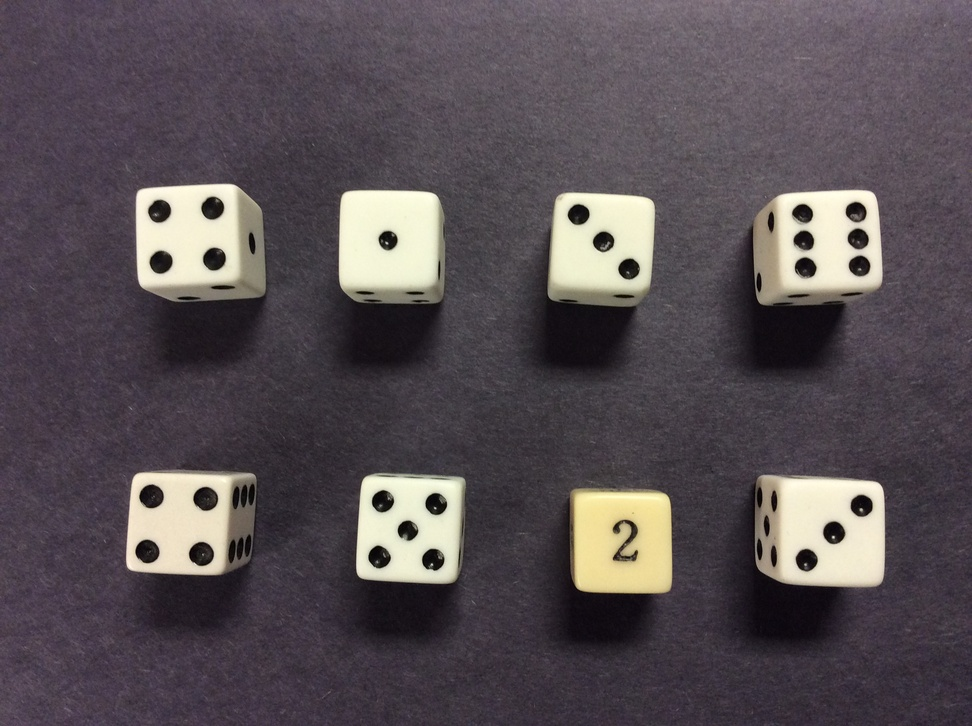
#> input picture image-processing/09-connected-components/dice-grid.jpg, 972 x 726 px, shrunk from 2592 x 1936 before the run
$ python CCA-count.py dice-grid.jpg 1.0 1.0
#> lines starting #> are read from the running program, lines starting #| are printed output that depends on the picture
"""
 * Python script count objects in an image
 *
 * usage: python CCA.py <filename> <sigma> <threshold>
"""
import sys
import numpy as np
import skimage.color
import skimage.filters
import skimage.io
import skimage.viewer
import skimage.measure
import skimage.color

# get filename, sigma, and threshold value from command line
filename = sys.argv[1]
sigma = float(sys.argv[2])
t = float(sys.argv[3])

# read and display the original image
image = skimage.io.imread(fname=filename, as_gray=True)
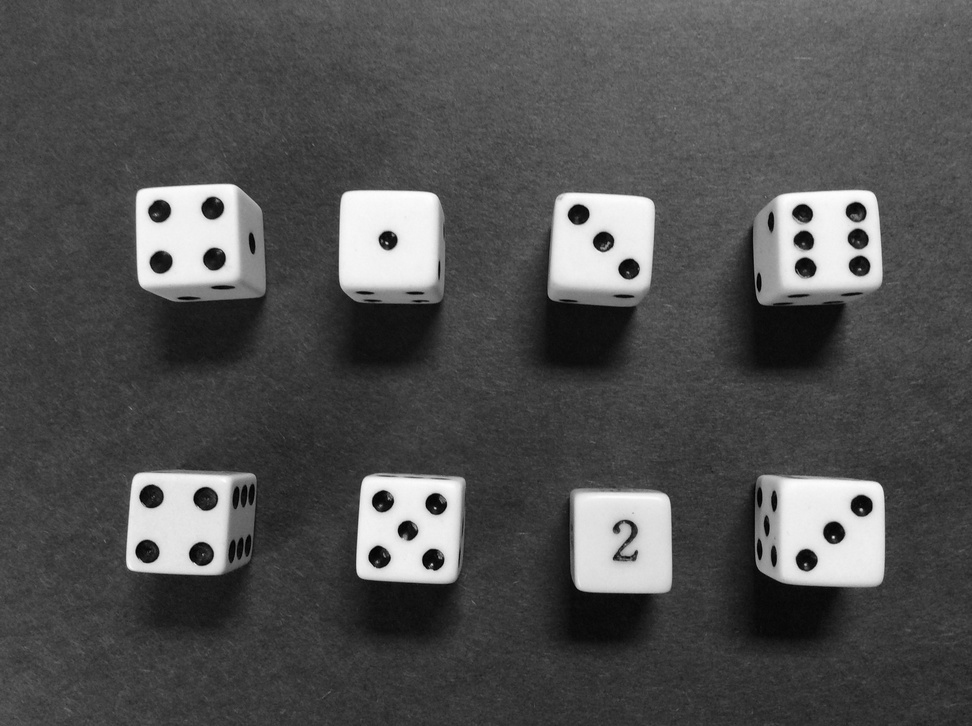
#> image: shape (726, 972) float64; min 0.000833, max 0.994, mean 0.32

# blur and grayscale before thresholding
blur = skimage.filters.gaussian(image, sigma=sigma)

# perform inverse binary thresholding
mask = blur < t
#> mask: shape (726, 972) bool; every value is 1

# Perform CCA on the mask
labeled_image, num = skimage.measure.label(mask, connectivity=2, return_num=True)
#> labeled_image: shape (726, 972) int32; every value is 1
#> num = 1

# convert the label image to color image
colored_label_image = skimage.color.label2rgb(labeled_image, bg_label=0)
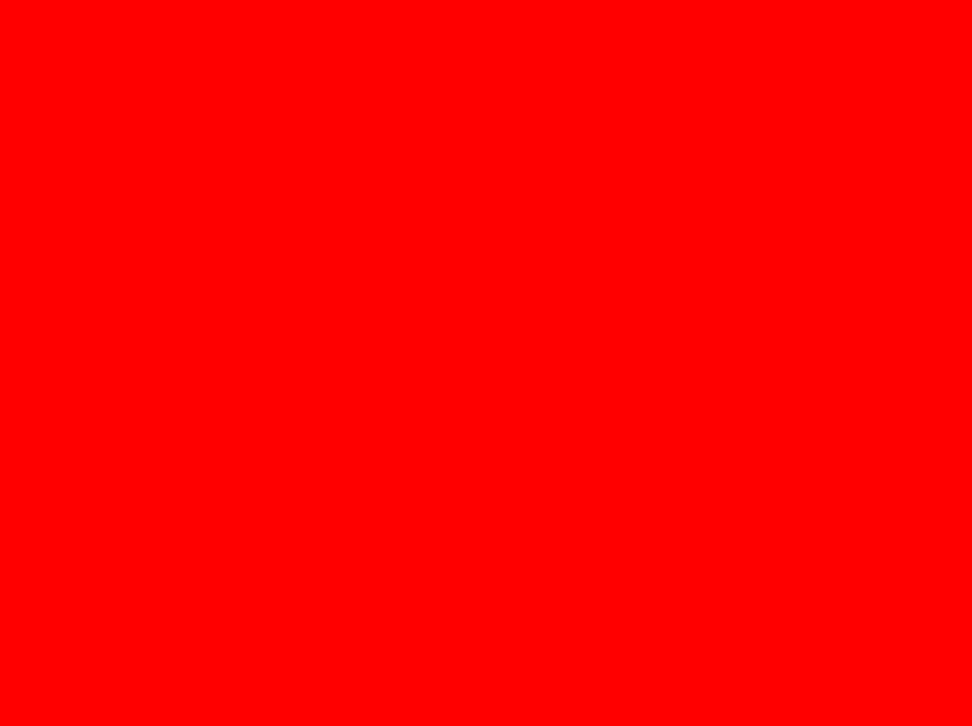
#> colored_label_image: shape (726, 972, 3) float64; mean R, G, B 1, 0, 0

num_objects = np.max(labeled_image)
#> num_objects = 1
print("Found", num_objects, "objects in the image.")
#| Found 1 objects in the image.
